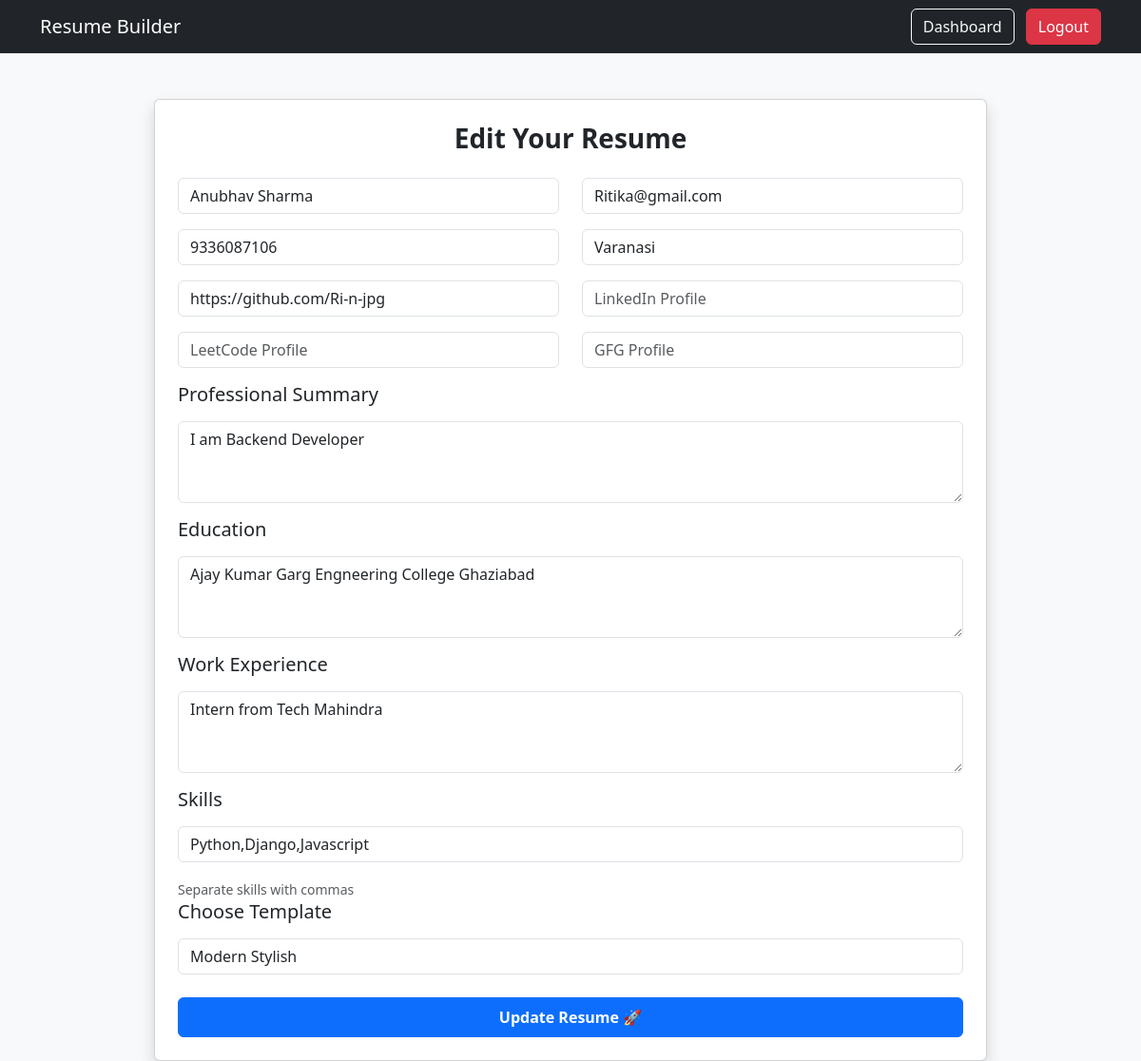
The app's page /edit/21/ (signed in) with its own data.
### resume/models.py (models this page shows, shortened)
class Resume(models.Model):
    user = models.ForeignKey(User, on_delete=models.CASCADE)
    name = models.CharField(max_length=255)
    email = models.EmailField()
    phone = models.CharField(max_length=20, blank=True)
    location = models.CharField(max_length=100, blank=True)
    summary = models.TextField(blank=True, null=True)
    education = models.TextField(blank=True)
    experience = models.TextField(blank=True)
    skills = models.TextField(blank=True)
    template = models.CharField(max_length=50, default="template1")
    github = models.URLField(blank=True)
    linkedin = models.URLField(blank=True)
    leetcode = models.URLField(blank=True)
    gfg = models.URLField(blank=True)
    created_at = models.DateTimeField(auto_now_add=True)
    class Meta:
        ordering = ['-created_at']

### resume/views.py (the view, shortened to what this page needs)
# urls.py: path('edit/<int:id>/', views.edit_resume, name='edit_resume'),
@login_required
def edit_resume(request, id):
    resume = get_object_or_404(Resume, id=id, user=request.user)
    return render(request, "edit_resume.html", {"resume": resume})

### resume/templates/edit_resume.html (shortened to what this page needs)
{% extends 'base.html' %}
{% block content %}
<div class="container mt-5" style="max-width: 900px;">
  <div class="card shadow p-4">
    <h3 class="mb-4 text-center fw-bold">Edit Your Resume</h3>
    <form method="POST">
      <div class="row">
        <div class="col-md-6">
          <input type="text" name="name" class="form-control mb-3" placeholder="Full Name" required value="{{ resume.name }}">
        </div>
        <div class="col-md-6">
          <input type="email" name="email" class="form-control mb-3" placeholder="Email" required value="{{ resume.email }}">
        </div>
      </div>
      <div class="row">
        <div class="col-md-6">
          <input type="text" name="phone" class="form-control mb-3" placeholder="Phone Number" value="{{ resume.phone }}">
        </div>
        <div class="col-md-6">
          <input type="text" name="location" class="form-control mb-3" placeholder="Location (City)" value="{{ resume.location }}">
        </div>
      </div>
      <div class="row">
        <div class="col-md-6">
          <input type="text" name="github" class="form-control mb-3" placeholder="GitHub Profile" value="{{ resume.github }}">
        </div>
        <div class="col-md-6">
          <input type="text" name="linkedin" class="form-control mb-3" placeholder="LinkedIn Profile" value="{{ resume.linkedin }}">
        </div>
      </div>
      <div class="row">
        <div class="col-md-6">
          <input type="text" name="leetcode" class="form-control mb-3" placeholder="LeetCode Profile" value="{{ resume.leetcode }}">
        </div>
        <div class="col-md-6">
          <input type="text" name="gfg" class="form-control mb-3" placeholder="GFG Profile" value="{{ resume.gfg }}">
        </div>
      </div>
      <h5 class="mb-3">Professional Summary</h5>
      <textarea name="summary" rows="3" class="form-control mb-3" placeholder="Write a short summary...">{{ resume.summary }}</textarea>
      <h5 class="mb-3">Education</h5>
      <textarea name="education" rows="3" class="form-control mb-3">{{ resume.education }}</textarea>
      <h5 class="mb-3">Work Experience</h5>
      <textarea name="experience" rows="3" class="form-control mb-3">{{ resume.experience }}</textarea>
      <h5 class="mb-3">Skills</h5>
      <input type="text" name="skills" class="form-control mb-3" value="{{ resume.skills }}">
      <small class="text-muted">Separate skills with commas</small>
      <h5 class="mb-3">Choose Template</h5>
      <select name="template" class="form-control mb-4">
        <option value="template2" {% if resume.template == 'template2' %}selected{% endif %}>Modern Stylish</option>
      </select>
      <button class="btn btn-primary w-100 py-2 fw-bold">Update Resume 🚀</button>
    </form>
  </div>
</div>
{% endblock %}

### records on screen
Resume: name "Anubhav Sharma", email "Ritika@gmail.com", phone "9336087106", location "Varanasi", github "https://github.com/Ri-n-jpg", summary "I am Backend Developer", education "Ajay Kumar Garg Engneering College Ghaziabad", experience "Intern from Tech Mahindra", skills "Python,Django,Javascript", template "Modern Stylish"
